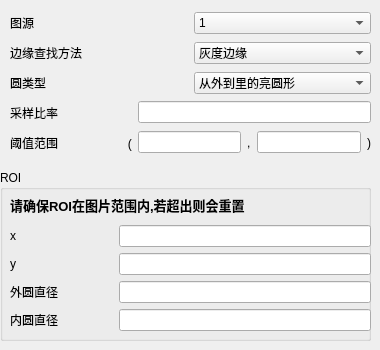
         <widget class="QWidget" name="Circle_find_general_setting">
          <widget class="QGroupBox" name="Circle_find_ROI_setting">
           <property name="geometry">
            <rect>
             <x>0</x>
             <y>170</y>
             <width>371</width>
             <height>171</height>
            </rect>
           </property>
           <property name="title">
            <string>ROI</string>
           </property>
           <widget class="QWidget" name="layoutWidget">
            <property name="geometry">
             <rect>
              <x>10</x>
              <y>20</y>
              <width>361</width>
              <height>141</height>
             </rect>
            </property>
            <layout class="QGridLayout" name="gridLayout_67">
             <item row="0" column="0" colspan="2">
              <widget class="QLabel" name="label_5">
               <property name="font">
                <font>
                 <pointsize>10</pointsize>
                 <bold>true</bold>
                </font>
               </property>
               <property name="text">
                <string>请确保ROI在图片范围内,若超出则会重置</string>
               </property>
              </widget>
             </item>
             <item row="1" column="0">
              <widget class="QLabel" name="label_63">
               <property name="text">
                <string>x                             </string>
               </property>
              </widget>
             </item>
             <item row="1" column="1">
              <widget class="QLineEdit" name="Circle_find_x"/>
             </item>
             <item row="2" column="0">
              <widget class="QLabel" name="label_65">
               <property name="text">
                <string>y</string>
               </property>
              </widget>
             </item>
             <item row="2" column="1">
              <widget class="QLineEdit" name="Circle_find_y"/>
             </item>
             <item row="3" column="0">
              <widget class="QLabel" name="label_66">
               <property name="text">
                <string>外圆直径</string>
               </property>
              </widget>
             </item>
             <item row="3" column="1">
              <widget class="QLineEdit" name="Circle_find_height">
               <property name="text">
                <string/>
               </property>
              </widget>
             </item>
             <item row="4" column="0">
              <widget class="QLabel" name="label_64">
               <property name="text">
                <string>内圆直径</string>
               </property>
              </widget>
             </item>
             <item row="4" column="1">
              <widget class="QLineEdit" name="Circle_find_width">
               <property name="text">
                <string/>
               </property>
              </widget>
             </item>
            </layout>
           </widget>
          </widget>
          <widget class="QWidget" name="layoutWidget">
           <property name="geometry">
            <rect>
             <x>10</x>
             <y>10</y>
             <width>361</width>
             <height>26</height>
            </rect>
           </property>
           <layout class="QHBoxLayout" name="horizontalLayout_78">
            <item>
             <widget class="QLabel" name="label_59">
              <property name="text">
               <string>图源</string>
              </property>
             </widget>
            </item>
            <item>
             <widget class="QComboBox" name="Circle_find_raw_image">
              <property name="styleSheet">
               <string notr="true">selection-color: rgb(0, 0, 0);</string>
              </property>
              <item>
               <property name="text">
                <string>1</string>
               </property>
              </item>
             </widget>
            </item>
           </layout>
          </widget>
          <widget class="QWidget" name="layoutWidget">
           <property name="geometry">
            <rect>
             <x>10</x>
             <y>40</y>
             <width>361</width>
             <height>26</height>
            </rect>
           </property>
           <layout class="QHBoxLayout" name="horizontalLayout_79">
            <item>
             <widget class="QLabel" name="label_31">
              <property name="text">
               <string>边缘查找方法</string>
              </property>
             </widget>
            </item>
            <item>
             <widget class="QComboBox" name="Circle_find_border">
              <property name="styleSheet">
               <string notr="true">selection-color: rgb(0, 0, 0);</string>
              </property>
              <item>
               <property name="text">
                <string>灰度边缘</string>
               </property>
              </item>
              <item>
               <property name="text">
                <string>梯度边缘</string>
               </property>
              </item>
             </widget>
            </item>
           </layout>
          </widget>
          <widget class="QWidget" name="layoutWidget">
           <property name="geometry">
            <rect>
             <x>10</x>
             <y>70</y>
             <width>361</width>
             <height>26</height>
            </rect>
           </property>
           <layout class="QHBoxLayout" name="horizontalLayout_80">
            <item>
             <widget class="QLabel" name="label_32">
              <property name="text">
               <string>圆类型</string>
              </property>
             </widget>
            </item>
            <item>
             <widget class="QComboBox" name="Circle_find_type">
              <property name="styleSheet">
               <string notr="true">selection-color: rgb(0, 0, 0);</string>
              </property>
              <item>
               <property name="text">
                <string>从外到里的亮圆形</string>
               </property>
              </item>
              <item>
               <property name="text">
                <string>从外到里的暗圆形</string>
               </property>
              </item>
              <item>
               <property name="text">
                <string>从里到外的亮圆形</string>
               </property>
              </item>
              <item>
               <property name="text">
                <string>从里到外的暗圆形</string>
               </property>
              </item>
              <item>
               <property name="text">
                <string>从外到里的亮环形</string>
               </property>
              </item>
              <item>
               <property name="text">
                <string>从外到里的暗环形</string>
               </property>
              </item>
              <item>
               <property name="text">
                <string>从里到外的亮环形</string>
               </property>
              </item>
              <item>
               <property name="text">
                <string>从里到外的暗环形</string>
               </property>
              </item>
             </widget>
            </item>
           </layout>
          </widget>
          <widget class="QWidget" name="layoutWidget">
           <property name="geometry">
            <rect>
             <x>10</x>
             <y>100</y>
             <width>361</width>
             <height>25</height>
            </rect>
           </property>
           <layout class="QHBoxLayout" name="horizontalLayout_81">
            <item>
             <widget class="QLabel" name="label_33">
              <property name="text">
               <string>采样比率                      </string>
              </property>
             </widget>
            </item>
            <item>
             <widget class="QLineEdit" name="Circle_find_ratio"/>
            </item>
           </layout>
          </widget>
          <widget class="QWidget" name="layoutWidget">
           <property name="geometry">
            <rect>
             <x>10</x>
             <y>130</y>
             <width>361</width>
             <height>25</height>
            </rect>
           </property>
           <layout class="QHBoxLayout" name="horizontalLayout_82">
            <item>
             <widget class="QLabel" name="label_53">
              <property name="text">
               <string>阈值范围                     (</string>
              </property>
             </widget>
            </item>
            <item>
             <widget class="QLineEdit" name="Circle_find_threshold_lower">
              <property name="maxLength">
               <number>3</number>
              </property>
             </widget>
            </item>
            <item>
             <widget class="QLabel" name="label_54">
              <property name="text">
               <string>,</string>
              </property>
             </widget>
            </item>
            <item>
             <widget class="QLineEdit" name="Circle_find_threshold_upper">
              <property name="maxLength">
               <number>3</number>
              </property>
             </widget>
            </item>
            <item>
             <widget class="QLabel" name="label_52">
              <property name="text">
               <string>)</string>
              </property>
             </widget>
            </item>
           </layout>
          </widget>
         </widget>
